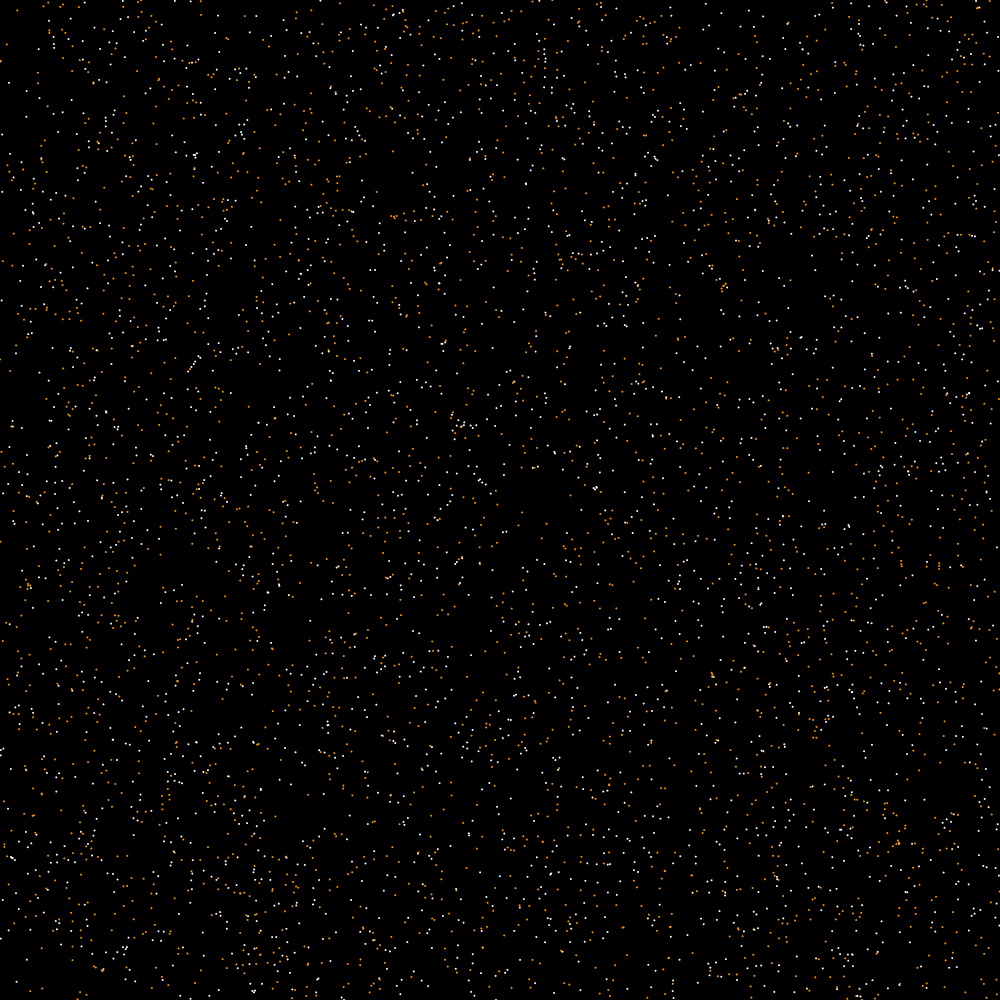
Frame 1 (no input)
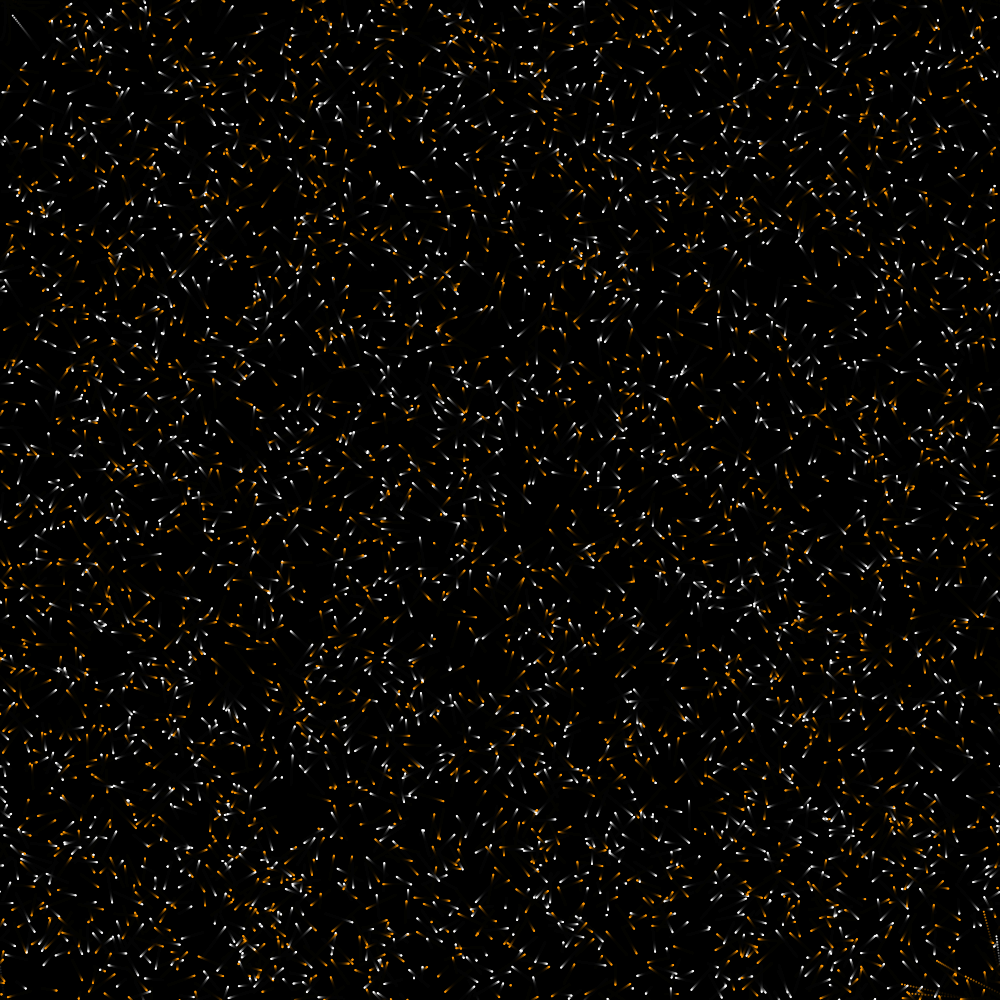
Frame 60 (the mouse pressed at the canvas centre just before this capture)
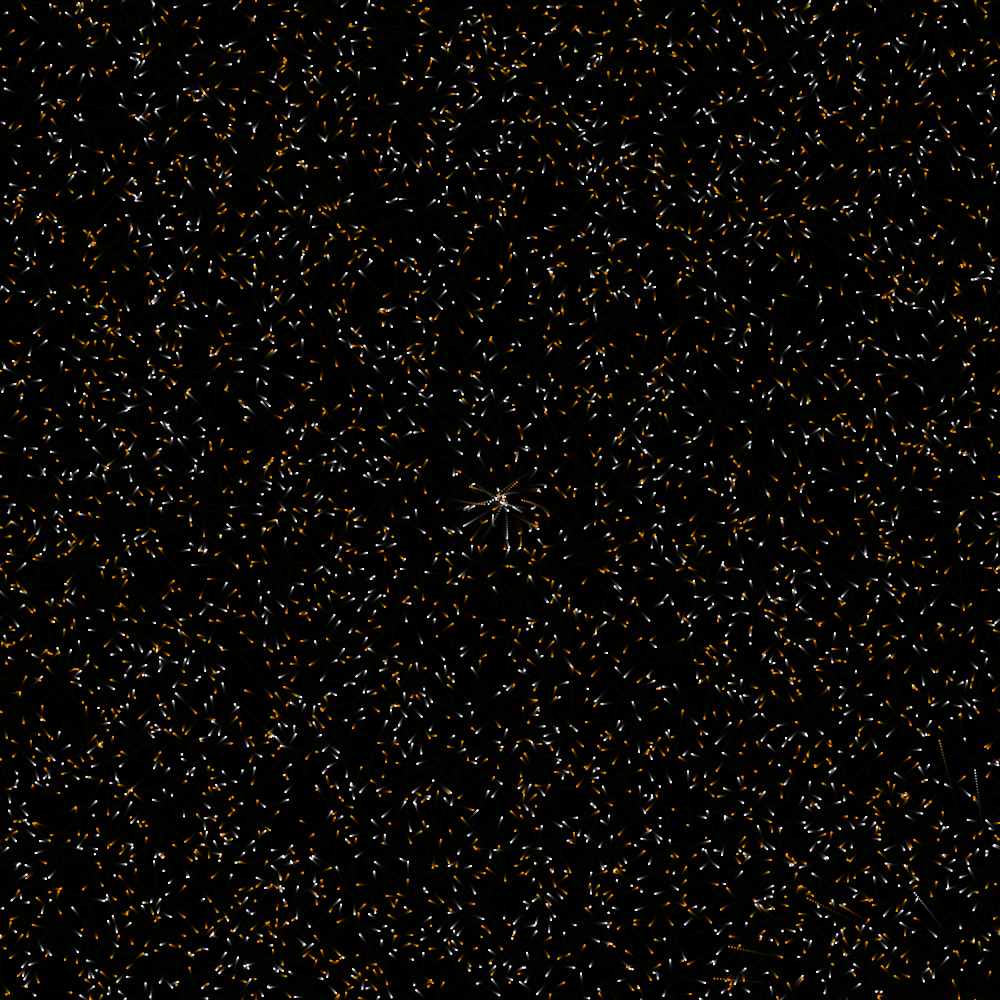
Frame 120 (the mouse held since frame 60 and released just before this capture)

The Processing sketch that drew these frames (run headless with seeded random() and noise(); from frame 60 on, the mouse is pressed at the canvas centre):

// Processing sketch: HighInteraction
// ── HighInteraction.pde
final int PARTICLE_COUNT = 5000;

PVector[] pos = new PVector[PARTICLE_COUNT];
PVector[] acc = new PVector[PARTICLE_COUNT]; // Remove this, we don't use it here
PVector[] vel = new PVector[PARTICLE_COUNT];

Boolean clicked = false;

// The trick is store structures of arrays as opposed to arrays of structures.

// If you have an array of objects (each storing a position, speed, colour etc) and 
// your process is to go through that array and act on each property, think of how 
// that array of objects would be layed out in memory, your cutting it all up.

// If you want to store stuff efficiently and nicely in memory seperate out the properties
// into their own arrays

// Orders of making things efficient:
// Seperation
// Vectorisation
// Parrellisation

PVector center;

void setup()
{
  size(1000,1000);
  //fullScreen();
  background(0);
  
  for (int x = 0; x < PARTICLE_COUNT; x++) {
    pos[x] = new PVector(random(0, width), random(0, height));
    vel[x] = new PVector(random(-0.5, 0.5), random(-0.5, 0.5));//5);
    acc[x] = new PVector(0, 0);
  }
  
  center = new PVector(width/2, height/2);
  
  fill(255);
  noStroke();
}

void draw()
{
  //background(0);
  noStroke();
  fill(0, 40);
  rect(0, 0, width, height);
  
  // Act on each array seperately as well, otherwise you are still mixing and matching
  // the arrays that are in different parts of memory
  
  for (int x = 0; x < PARTICLE_COUNT; x++) {
    vel[x].add(acc[x]);
  }
  
  for (int x = 0; x < PARTICLE_COUNT; x++) {
    pos[x].add(vel[x]); // accessing vel here, bad!
    
    // Bounds check
    if (pos[x].x < 0) pos[x].x = 1000;
    if (pos[x].x > 1000) pos[x].x = 0;
    if (pos[x].y < 0) pos[x].y = 1000;
    if (pos[x].y > 1000) pos[x].y = 0;
  }
  
  for (int x = 0; x < PARTICLE_COUNT; x++) {
    if (pos[x].dist(new PVector(mouseX, mouseY)) < 50) // accessing pos here, bad!
    {
      
    
      PVector f = PVector.sub(new PVector(mouseX, mouseY), pos[x]); 
      f.normalize();
      f.mult(0.11);
      acc[x] = f;
    }
    else
    {
    
    acc[x].mult(0);
    }
  }
  
  fill(255);
  //stroke(255);
  for (int x = 0; x < PARTICLE_COUNT; x++) {
    if (x % 2 == 0)
      fill(255, 150, 0);
    else
      fill(255);
    
    ellipse(pos[x].x, pos[x].y, 2, 2);
    //point(pos[x].x, pos[x].y);
  }
  
  println("fps: " + frameRate);
}

void mousePressed()
{
  
}
